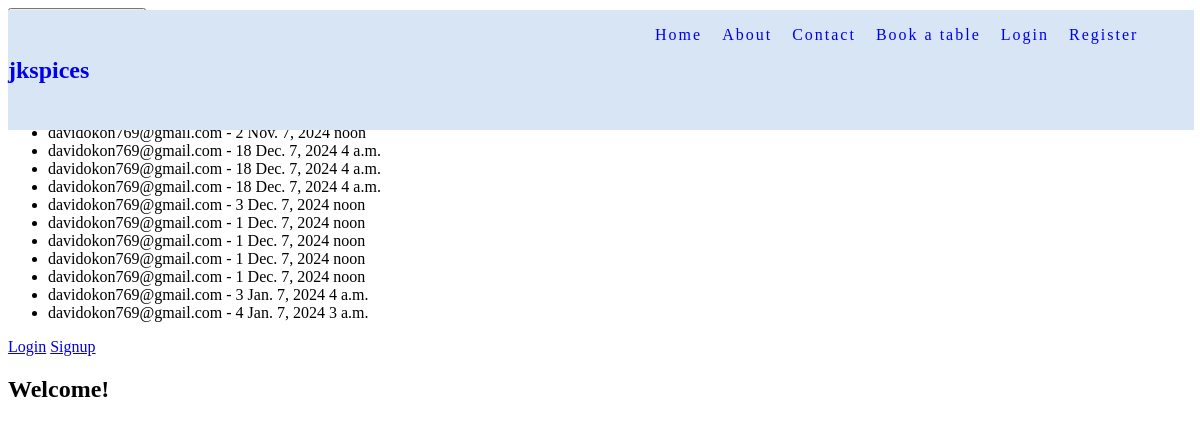
/restaurant/, run on the app's committed database.
### restaurant/models.py (models this page shows)
class Bookings(models.Model):
    user = models.ForeignKey(User, on_delete=models.CASCADE, null=True)
    user_email = models.EmailField()
    group_size = models.PositiveIntegerField()
    booking_date = models.DateField()
    booking_time = models.TimeField(auto_now_add=False, blank=False, max_length=100)
    created_on = models.DateTimeField(auto_now_add=True)
    approved = models.BooleanField(default=False)

### restaurant/views.py (the view)
# urls.py: path('restaurant/', restaurant_views.my_restaurant, name='restaurant'),
def my_restaurant(request):
    bookings = Bookings.objects.all()
    return render(request, "index.html", {'bookings': bookings})

### restaurant/templates/index.html
{% extends "base.html" %}
{% block content %}
<a href="{% url 'book_table' %}"><button>Make a new booking</button></a>
<div>
    <h3>Existing bookings</h3>
    <ul>
        {% for booking in bookings %}
        <li>{{ booking.user_email }} - {{ booking.group_size }} {{ booking.booking_date }} {{ booking.booking_time }}</li>
        {% endfor %}
    </ul>
</div>
{% if request.user.is_authenticated %}
  <p>{{ request.user.username }}</p>
  <a href="{% url 'logout' %}">Logout</a>
{% else %}
  <a href="{% url 'login' %}">Login</a>
  <a href="{% url 'signup' %}">Signup</a>
{% endif %}
<h2>Welcome!</h2>
{% endblock content %}

### data on the page
Bookings: user_email "davidokon769@gmail.com", group_size "2", booking_date "Nov. 7, 2024", booking_time "noon"
Bookings: user_email "davidokon769@gmail.com", group_size "18", booking_date "Dec. 7, 2024", booking_time "4 a.m."
Bookings: user_email "davidokon769@gmail.com", group_size "18", booking_date "Dec. 7, 2024", booking_time "4 a.m."
Bookings: user_email "davidokon769@gmail.com", group_size "18", booking_date "Dec. 7, 2024", booking_time "4 a.m."
Bookings: user_email "davidokon769@gmail.com", group_size "3", booking_date "Dec. 7, 2024", booking_time "noon"
Bookings: user_email "davidokon769@gmail.com", group_size "1", booking_date "Dec. 7, 2024", booking_time "noon"
Bookings: user_email "davidokon769@gmail.com", group_size "1", booking_date "Dec. 7, 2024", booking_time "noon"
Bookings: user_email "davidokon769@gmail.com", group_size "1", booking_date "Dec. 7, 2024", booking_time "noon"
Bookings: user_email "davidokon769@gmail.com", group_size "1", booking_date "Dec. 7, 2024", booking_time "noon"
Bookings: user_email "davidokon769@gmail.com", group_size "3", booking_date "Jan. 7, 2024", booking_time "4 a.m."
Bookings: user_email "davidokon769@gmail.com", group_size "4", booking_date "Jan. 7, 2024", booking_time "3 a.m."
